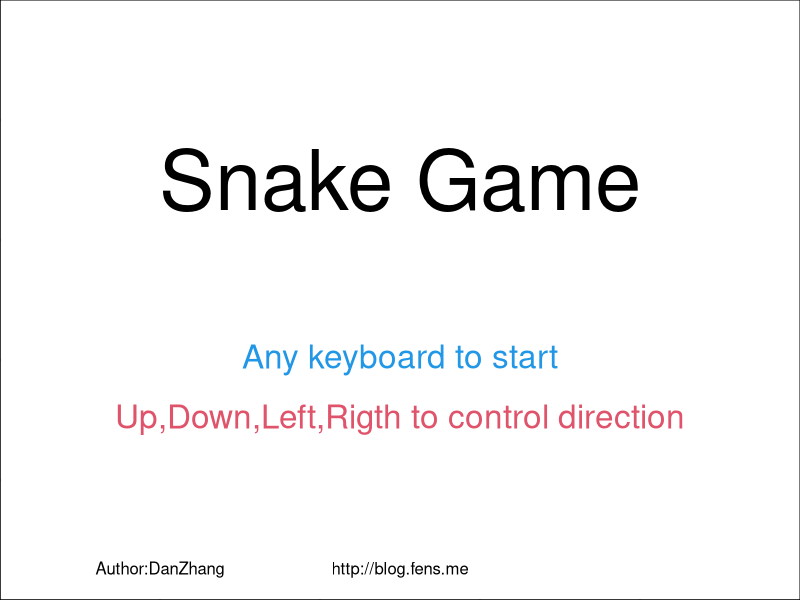

R code for this plot:
init<-function(){
    e<<-new.env()
    e$stage<-0
    e$width<-e$height<-20
    e$step<-1/e$width
    e$m<-matrix(rep(0,e$width*e$height),nrow=e$width)
    e$dir<-e$lastd<-'up'
    e$head<-c(2,2)
    e$lastx<-e$lasty<-2
    e$tail<-data.frame(x=c(),y=c())
    e$col_furit<-2
    e$col_head<-4
    e$col_tail<-8
    e$col_path<-0
}
index<-function(col) which(e$m==col)

stage1<-function(){
    e$stage<-1
    furit<-function(){
        if(length(index(e$col_furit))<=0){
            idx<-sample(index(e$col_path),1)
            fx<-ifelse(idx%%e$width==0,10,idx%%e$width)
            fy<-ceiling(idx/e$height)
            e$m[fx,fy]<-e$col_furit
            print(paste("furit idx",idx))
            print(paste("furit axis:",fx,fy))
        }
    }
    fail<-function(){
        if(length(which(e$head<1))>0 | length(which(e$head>e$width))>0){
            print("game over: Out of ledge.")
            keydown('q')
            return(TRUE)
        }
        if(e$m[e$head[1],e$head[2]]==e$col_tail){
            print("game over: head hit tail")
            keydown('q')
            return(TRUE)
        }
        return(FALSE)
    }
    head<-function(){
        e$lastx<-e$head[1]
        e$lasty<-e$head[2]
        if(e$dir=='up') e$head[2]<-e$head[2]+1
        if(e$dir=='down') e$head[2]<-e$head[2]-1
        if(e$dir=='left') e$head[1]<-e$head[1]-1
        if(e$dir=='right') e$head[1]<-e$head[1]+1

    }
    body<-function(){
        e$m[e$lastx,e$lasty]<-0
        e$m[e$head[1],e$head[2]]<-e$col_head
        if(length(index(e$col_furit))<=0){
            e$tail<-rbind(e$tail,data.frame(x=e$lastx,y=e$lasty))
        }
        if(nrow(e$tail)>0) {
            e$tail<-rbind(e$tail,data.frame(x=e$lastx,y=e$lasty))
            e$m[e$tail[1,]$x,e$tail[1,]$y]<-e$col_path
            e$tail<-e$tail[-1,]
            e$m[e$lastx,e$lasty]<-e$col_tail
        }
        print(paste("snake idx",index(e$col_head)))
        print(paste("snake axis:",e$head[1],e$head[2]))
    }
    drawTable<-function(){
        plot(0,0,xlim=c(0,1),ylim=c(0,1),type='n',xaxs="i", yaxs="i")
    }
    drawMatrix<-function(){
        idx<-which(e$m>0)
        px<- (ifelse(idx%%e$width==0,e$width,idx%%e$width)-1)/e$width+e$step/2
        py<- (ceiling(idx/e$height)-1)/e$height+e$step/2
        pxy<-data.frame(x=px,y=py,col=e$m[idx])
        points(pxy$x,pxy$y,col=pxy$col,pch=15,cex=4.4)
    }
    furit()
    head()
    if(!fail()){
        body()
        drawTable()
        drawMatrix()
    }
}

stage0<-function(){
    e$stage<-0
    plot(0,0,xlim=c(0,1),ylim=c(0,1),type='n',xaxs="i", yaxs="i")
    text(0.5,0.7,label="Snake Game",cex=5)
    text(0.5,0.4,label="Any keyboard to start",cex=2,col=4)
    text(0.5,0.3,label="Up,Down,Left,Rigth to control direction",cex=2,col=2)
    text(0.2,0.05,label="Author:DanZhang",cex=1)
    text(0.5,0.05,label="http://blog.fens.me",cex=1)
}

stage2<-function(){
    e$stage<-2
    plot(0,0,xlim=c(0,1),ylim=c(0,1),type='n',xaxs="i", yaxs="i")
    text(0.5,0.7,label="Game Over",cex=5)
    text(0.5,0.4,label="Space to restart, q to quit.",cex=2,col=4)
    text(0.5,0.3,label=paste("Congratulations! You have eat",nrow(e$tail),"fruits!"),cex=2,col=2)
    text(0.2,0.05,label="Author:DanZhang",cex=1)
    text(0.5,0.05,label="http://blog.fens.me",cex=1)
}


keydown<-function(K){
    print(paste("keydown:",K,",stage:",e$stage));
    if(e$stage==0){
        init()
        stage1()
        return(NULL)
    }
    if(e$stage==2){
        if(K=="q") q()
        else if(K==' ') stage0()
        return(NULL)
    }
    if(e$stage==1){
        if(K == "q") {
            stage2()
        } else {
            if(tolower(K) %in% c("up","down","left","right")){
                e$lastd<-e$dir
                e$dir<-tolower(K)
                stage1()
            }
        }
    }
    return(NULL)
}

run<-function(){
    par(mai=rep(0,4),oma=rep(0,4))
    e<<-new.env()
    stage0()
    getGraphicsEvent(prompt="Snake Game",onKeybd=keydown)
}
run()